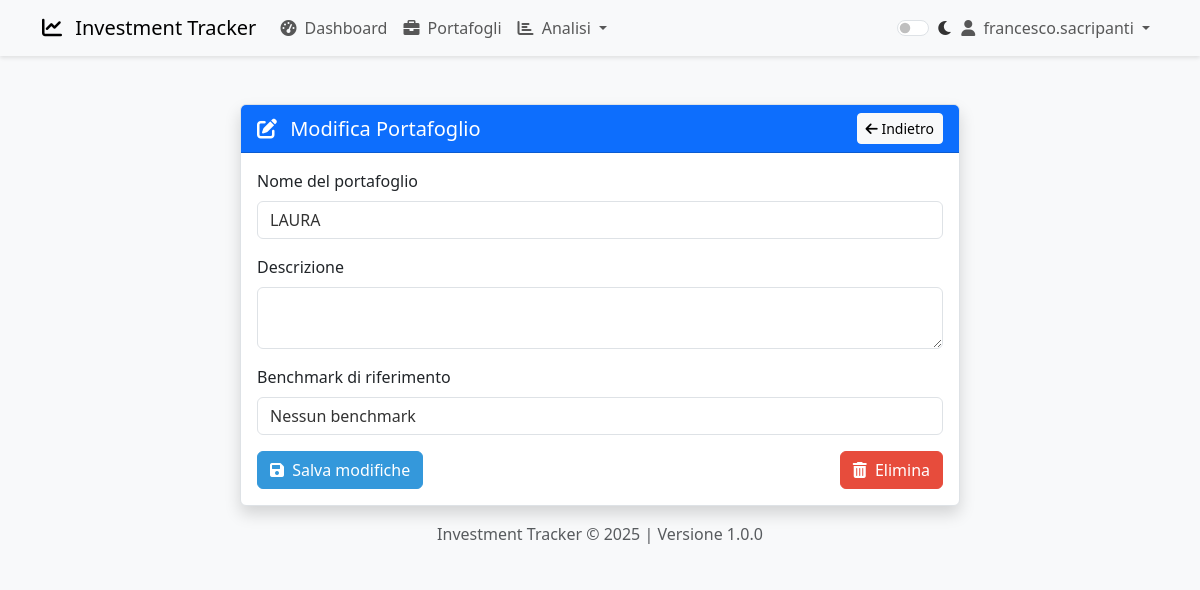
Screenshot of /portfolio/edit/acb43b67-8a4b-439a-8a7e-6fc7544044e5 (signed in) with the database file from the repository.
### app/models/user.py (models this page shows, shortened)
class User(UserMixin, db.Model):
    __tablename__ = 'users'
    id = db.Column(db.String(36), primary_key=True, default=lambda: str(uuid.uuid4()))
    email = db.Column(db.String(120), index=True, unique=True, nullable=False)
    username = db.Column(db.String(64), index=True, unique=True, nullable=False)
    password_hash = db.Column(db.String(128))
    is_admin = db.Column(db.Boolean, default=False)
    created_at = db.Column(db.DateTime, default=datetime.utcnow)
    updated_at = db.Column(db.DateTime, default=datetime.utcnow, onupdate=datetime.utcnow)
    portfolios = db.relationship('Portfolio', backref='user', lazy='dynamic', cascade='all, delete-orphan')
    @property
    def password(self):
        """La password non è leggibile"""
        raise AttributeError('password is not a readable attribute')

### app/models/portfolio.py (models this page shows, shortened)
class Portfolio(db.Model):
    __tablename__ = 'portfolios'
    id = db.Column(db.String(36), primary_key=True, default=lambda: str(uuid.uuid4()))
    name = db.Column(db.String(100), nullable=False)
    description = db.Column(db.Text)
    benchmark = db.Column(db.String(20))  # Ticker del benchmark di riferimento
    created_at = db.Column(db.DateTime, default=datetime.utcnow)
    updated_at = db.Column(db.DateTime, default=datetime.utcnow, onupdate=datetime.utcnow)
    user_id = db.Column(db.String(36), db.ForeignKey('users.id'), nullable=False)
    assets = db.relationship('Asset', backref='portfolio', lazy='dynamic', cascade='all, delete-orphan')

### app/routes/portfolio.py (the view, shortened to what this page needs)
@portfolio.route('/edit/<id>', methods=['GET', 'POST'])
@login_required
def edit(id):
    portfolio_obj = Portfolio.query.get_or_404(id)
    if portfolio_obj.user_id != current_user.id:
        flash('Non sei autorizzato a modificare questo portafoglio')
        return redirect(url_for('portfolio.list'))
    form = PortfolioForm(obj=portfolio_obj)
    return render_template('portfolio/edit.html',
                          title='Modifica Portafoglio',
                          form=form,
                          portfolio=portfolio_obj)

### app/forms/portfolio.py
class PortfolioForm(FlaskForm):
    name = StringField('Nome del portafoglio', validators=[DataRequired(), Length(max=100)])
    description = TextAreaField('Descrizione', validators=[Optional(), Length(max=500)])
    benchmark = SelectField('Benchmark di riferimento', choices=[
        ('', 'Nessun benchmark'),
        ('^GSPC', 'S&P 500'),
        ('^IXIC', 'NASDAQ Composite'),
        ('^DJI', 'Dow Jones Industrial Average'),
        ('^STOXX50E', 'EURO STOXX 50'),
        ('^FTSE', 'FTSE 100'),
        ('^N225', 'Nikkei 225'),
        ('VWCE.MI', 'Vanguard FTSE All-World UCITS ETF'),
        ('CSSPX.MI', 'iShares Core S&P 500 UCITS ETF'),
        ('SWDA.MI', 'iShares Core MSCI World UCITS ETF'),
        ('IWDA.AS', 'iShares Core MSCI World UCITS ETF')
    ], validators=[Optional()])
    submit = SubmitField('Salva')

### app/models/user.py (called while the page is built)
@login_manager.user_loader
def load_user(user_id):
    return User.query.get(str(user_id))

### app/templates/portfolio/edit.html (shortened to what this page needs)
{% extends "base.html" %}
{% block content %}
<div class="container mt-5">
    <div class="row">
        <div class="col-md-8 offset-md-2">
            <div class="card shadow">
                <div class="card-header bg-primary text-white d-flex justify-content-between align-items-center">
                    <h5 class="mb-0"><i class="fas fa-edit me-2"></i> Modifica Portafoglio</h5>
                    <a href="{{ url_for('portfolio.view', id=portfolio.id) }}" class="btn btn-light btn-sm">
                        <i class="fas fa-arrow-left"></i> Indietro
                    </a>
                </div>
                <div class="card-body">
                    <form method="POST">
                        <div class="mb-3">
                            {{ form.name.label(class="form-label") }}
                            {{ form.name(class="form-control") }}
                        </div>
                        <div class="mb-3">
                            {{ form.description.label(class="form-label") }}
                            {{ form.description(class="form-control") }}
                        </div>
                        <div class="mb-3">
                            {{ form.benchmark.label(class="form-label") }}
                            {{ form.benchmark(class="form-control") }}
                        </div>
                        <div class="d-flex justify-content-between">
                            <button type="submit" class="btn btn-primary">
                                <i class="fas fa-save me-1"></i> Salva modifiche
                            </button>
                            <form method="POST" action="{{ url_for('portfolio.delete', id=portfolio.id) }}" onsubmit="return confirm('Sei sicuro di voler eliminare questo portafoglio?');">
                                <button type="submit" class="btn btn-danger">
                                    <i class="fas fa-trash-alt me-1"></i> Elimina
                                </button>
                            </form>
                        </div>
                    </form>
                </div>
            </div>
        </div>
    </div>
</div>
{% endblock %}

### app/templates/navbar.html (shortened to what this page needs)
<nav class="navbar navbar-expand-lg navbar-light bg-light">
    <div class="container">
        <a class="navbar-brand" href="{{ url_for('main.index') }}">
            <i class="fas fa-chart-line me-2"></i>
            Investment Tracker
        </a>
        <div class="collapse navbar-collapse" id="navbarNav">
            <ul class="navbar-nav me-auto">
                {% if current_user.is_authenticated %}
                    <li class="nav-item">
                        <a class="nav-link" href="{{ url_for('main.dashboard') }}">
                            <i class="fas fa-tachometer-alt me-1"></i> Dashboard
                        </a>
                    </li>
                    <li class="nav-item">
                        <a class="nav-link" href="{{ url_for('portfolio.list') }}">
                            <i class="fas fa-briefcase me-1"></i> Portafogli
                        </a>
                    </li>
                    <li class="nav-item dropdown">
                        <a class="nav-link dropdown-toggle" href="#" id="analysisDropdown" role="button" data-bs-toggle="dropdown" aria-expanded="false">
                            <i class="fas fa-chart-bar me-1"></i> Analisi
                        </a>
                    </li>
                {% endif %}
            </ul>
            <ul class="navbar-nav">
                <li class="nav-item">
                    <div class="form-check form-switch mt-2">
                        <input class="form-check-input" type="checkbox" id="darkModeToggle">
                        <label class="form-check-label" for="darkModeToggle">
                            <i class="fas fa-moon"></i>
                        </label>
                    </div>
                </li>
                {% if current_user.is_authenticated %}
                    <li class="nav-item dropdown">
                        <a class="nav-link dropdown-toggle" href="#" id="userDropdown" role="button" data-bs-toggle="dropdown" aria-expanded="false">
                            <i class="fas fa-user me-1"></i> {{ current_user.username }}
                        </a>
                    </li>
                {% endif %}
            </ul>
        </div>
    </div>
</nav>

### app/static/css/styles.css (style rules this page uses)
:root { --primary-color: #3498db; --secondary-color: #2ecc71; --accent-color: #f39c12; --danger-color: #e74c3c; --text-color: #333; --bg-color: #f8f9fa; --card-bg: #fff; --border-color: #dee2e6; --input-bg: #fff; }
body { color: var(--text-color); background-color: var(--bg-color); transition: background-color 0.3s, color 0.3s; }
.card { background-color: var(--card-bg); border-color: var(--border-color); box-shadow: 0 4px 6px rgba(0, 0, 0, 0.1); transition: transform 0.3s, box-shadow 0.3s; }
.btn-primary { background-color: var(--primary-color); border-color: var(--primary-color); }
.btn-danger { background-color: var(--danger-color); border-color: var(--danger-color); }
.form-control { background-color: var(--input-bg); color: var(--text-color); border-color: var(--border-color); }
.navbar { box-shadow: 0 2px 4px rgba(0, 0, 0, 0.1); }

### rows the page displays
User: username "francesco.sacripanti"
Portfolio: name "LAURA", benchmark "Nessun benchmark"
